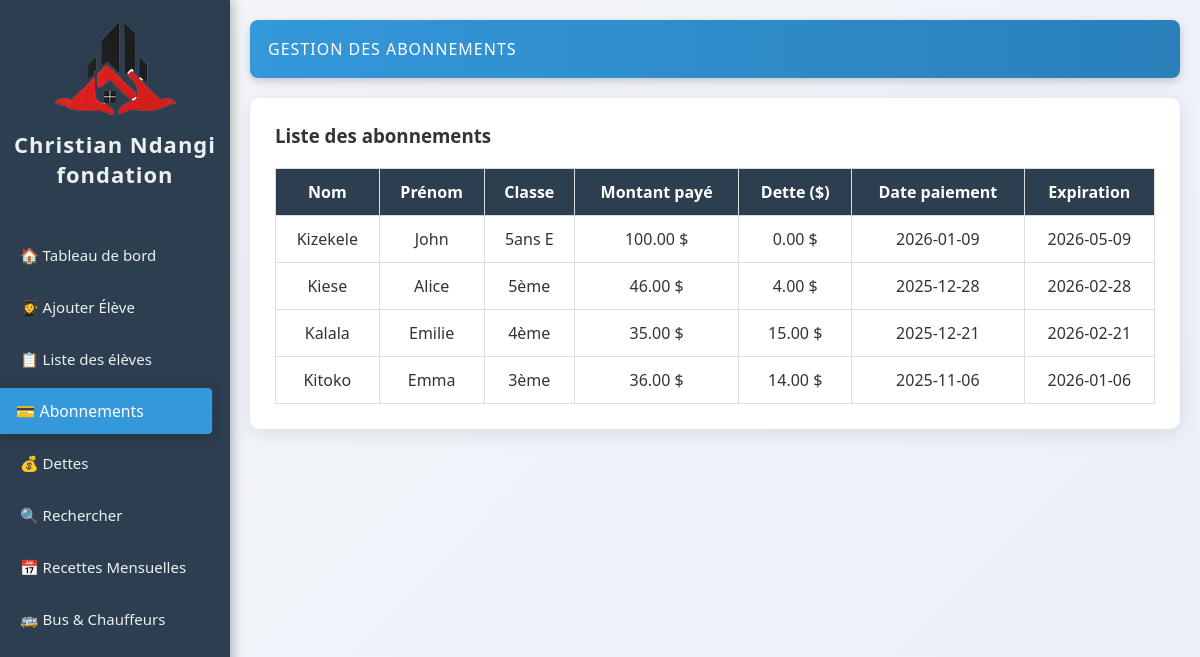
/gerer_abonnement.php, run on the app's committed database.
### tables this page shows
CREATE TABLE `abonnements` (
  `id` int(11) NOT NULL AUTO_INCREMENT,
  `eleve_id` int(11) NOT NULL,
  `montant` decimal(10,2) NOT NULL,
  `date_paiement` date NOT NULL,
  `date_expiration` date NOT NULL,
  `dette` decimal(10,2) DEFAULT 0.00,
  PRIMARY KEY (`id`),
  KEY `eleve_id` (`eleve_id`),
  CONSTRAINT `abonnements_ibfk_1` FOREIGN KEY (`eleve_id`) REFERENCES `eleves` (`id`) ON DELETE CASCADE
);

CREATE TABLE `eleves` (
  `id` int(11) NOT NULL AUTO_INCREMENT,
  `nom` varchar(50) NOT NULL,
  `postnom` varchar(50) DEFAULT NULL,
  `prenom` varchar(50) NOT NULL,
  `avenue` varchar(100) DEFAULT NULL,
  `quartier` enum('Salongo','Gombele','Madrendele') DEFAULT NULL,
  `commune` enum('Lemba','Matete','Ngaba') DEFAULT NULL,
  `ecole` varchar(100) DEFAULT NULL,
  `cycle` enum('Maternelle','Primaire','Secondaire','Humanité') DEFAULT NULL,
  `classe` varchar(50) DEFAULT NULL,
  `age` int(11) DEFAULT NULL,
  `sexe` enum('M','F') DEFAULT NULL,
  `point_arret` enum('Kamutsha','Kilidja','Garage','Igota Nzambi','Musudja','Station Salongo','Route ByPass','Route Biangana') DEFAULT NULL,
  `parent_nom` varchar(100) DEFAULT NULL,
  `parent_tel` varchar(10) DEFAULT NULL,
  `date_ajout` datetime DEFAULT current_timestamp(),
  PRIMARY KEY (`id`)
);

### gerer_abonnement.php (the view, shortened to what this page needs)
<?php
require 'db/database.php';
$abonnements = [];
$stmt = $pdo->query("
    SELECT a.*, e.nom, e.prenom, e.classe
    FROM abonnements a
    JOIN eleves e ON a.eleve_id = e.id
    ORDER BY a.date_paiement DESC
");
if($stmt){
    $abonnements = $stmt->fetchAll(PDO::FETCH_ASSOC);
}
?>
<!DOCTYPE html>
<html>
<head>
    <link rel="stylesheet" href="css/style.css">
</head>
<body>
<?php include 'sidebar.php'; ?>
<div class="main-content">
    <header>Gestion des abonnements</header>
    <div class="container">
        <h3>Liste des abonnements</h3>
        <?php if(!empty($abonnements)): ?>
        <table>
        <tr>
            <th>Nom</th>
            <th>Prénom</th>
            <th>Classe</th>
            <th>Montant payé</th>
            <th>Dette ($)</th>
            <th>Date paiement</th>
            <th>Expiration</th>
        </tr>
        <?php foreach($abonnements as $a): ?>
        <tr>
            <td><?= htmlspecialchars($a['nom']) ?></td>
            <td><?= htmlspecialchars($a['prenom']) ?></td>
            <td><?= htmlspecialchars($a['classe']) ?></td>
            <td><?= htmlspecialchars($a['montant']) ?> $</td>
            <td><?= htmlspecialchars($a['dette']) ?> $</td>
            <td><?= htmlspecialchars($a['date_paiement']) ?></td>
            <td><?= htmlspecialchars($a['date_expiration']) ?></td>
        </tr>
        <?php endforeach; ?>
        </table>
        <?php else: ?>
        <p>Aucun abonnement enregistré.</p>
        <?php endif; ?>
    </div>
</div>
</body>
</html>

### css/style.css (style rules this page uses)
* { box-sizing: border-box; margin: 0; padding: 0; transition: all 0.3s ease-in-out; }
body { font-family: "Segoe UI", Arial, sans-serif; background: linear-gradient(135deg, #f5f6fa 0%, #eaf0f8 100%); display: flex; min-height: 100vh; color: #333; overflow-x: hidden; }
.main-content { margin-left: 230px; width: calc(100% - 230px); padding: 20px; animation: fadeIn 0.6s ease-in-out; }
header { background: linear-gradient(90deg, #3498db, #2980b9); color: white; padding: 18px; border-radius: 8px; margin-bottom: 20px; box-shadow: 0 3px 10px rgba(0,0,0,0.2); text-transform: uppercase; letter-spacing: 1px; }
table { width: 100%; border-collapse: collapse; margin-top: 20px; animation: fadeIn 0.6s ease; }
table, th, td { border: 1px solid #ddd; transition: all 0.3s ease; }
th, td { padding: 12px; text-align: center; transition: background 0.3s, transform 0.3s; }
th { background-color: #2c3e50; color: white; }
.container { background: #fff; border-radius: 10px; padding: 25px; box-shadow: 0 4px 20px rgba(0,0,0,0.1); animation: slideUp 0.6s ease; }

### data on the page
abonnements: eleve.nom "Kizekele", eleve.prenom "John", eleve.classe "5ans E", montant "100.00", dette "0.00", date_paiement "2026-01-09", date_expiration "2026-05-09"
abonnements: eleve.nom "Kiese", eleve.prenom "Alice", eleve.classe "5ème", montant "46.00", dette "4.00", date_paiement "2025-12-28", date_expiration "2026-02-28"
abonnements: eleve.nom "Kalala", eleve.prenom "Emilie", eleve.classe "4ème", montant "35.00", dette "15.00", date_paiement "2025-12-21", date_expiration "2026-02-21"
abonnements: eleve.nom "Kitoko", eleve.prenom "Emma", eleve.classe "3ème", montant "36.00", dette "14.00", date_paiement "2025-11-06", date_expiration "2026-01-06"
